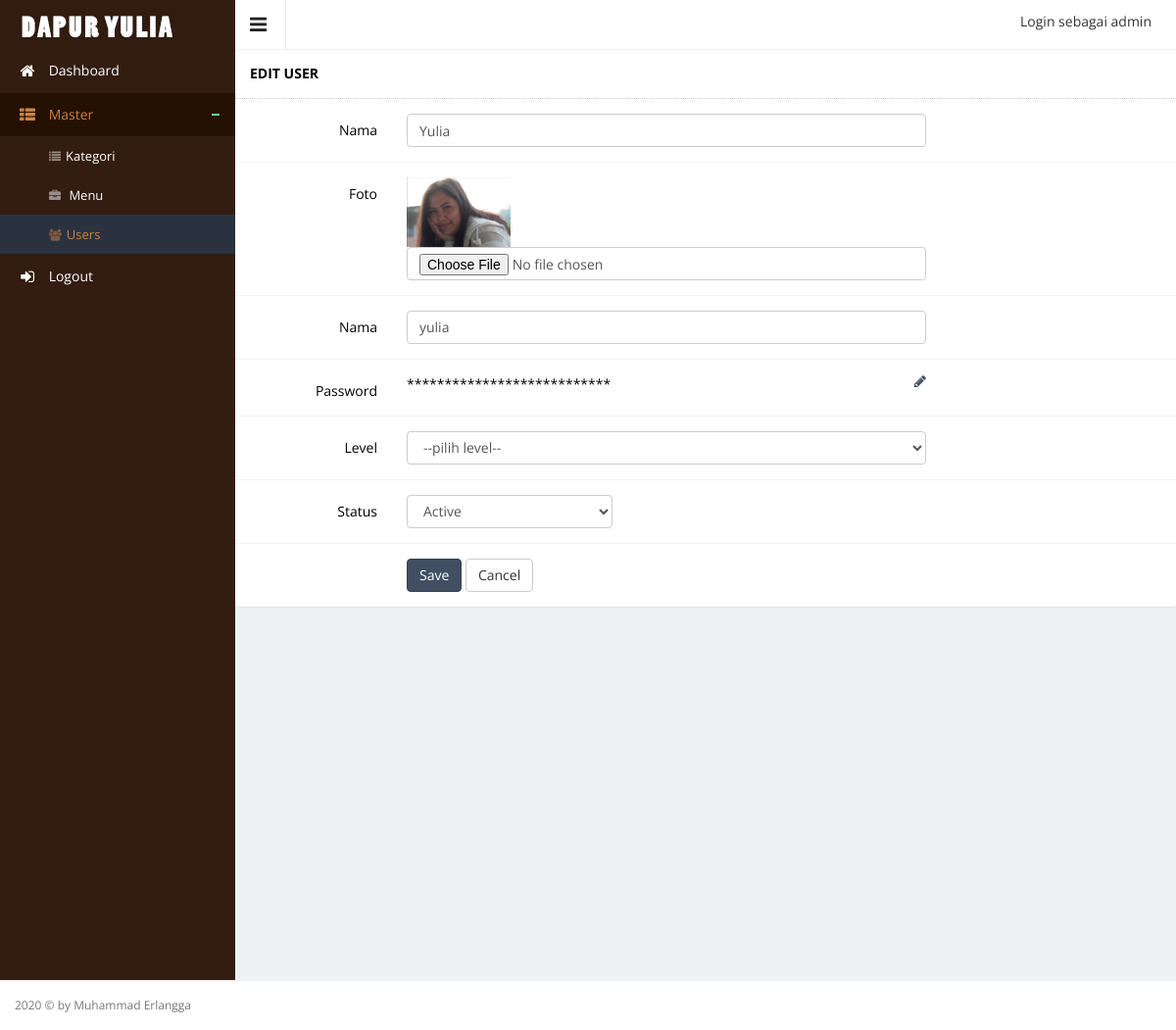
/index.php?hal=master/user/edit&id=2 (signed in), run on the app's committed database.
### tables this page shows
CREATE TABLE IF NOT EXISTS `user` (
`user_id` int(10) NOT NULL,
  `user_foto` text,
  `user_name` varchar(255) DEFAULT NULL,
  `user_username` varchar(40) NOT NULL,
  `user_password` varchar(250) NOT NULL,
  `user_level` varchar(200) NOT NULL,
  `user_create_date` datetime DEFAULT NULL,
  `user_status` enum('N','Y') NOT NULL
);

### master/user/edit.php (the view, shortened to what this page needs)
<?php
$id = $_GET['id'];
$queryRowUser = mysql_query("SELECT * FROM user WHERE user_id = '" . $id . "'");
$rowUser = mysql_fetch_array($queryRowUser);
?>
<section class="panel">
    <header class="panel-heading">
        EDIT USER
    </header>
    <div class="panel-body">
        <div class=" form">
            <form class="cmxform form-horizontal adminex-form" id="commentForm" method="POST"
                  enctype="multipart/form-data" action="">
                <div class="form-group ">
                    <label for="cname" class="control-label col-lg-2">Nama </label>
                    <div class="col-lg-7">
                        <input class=" form-control" id="cname" name="user_name"  type="text"
                               value="<?php echo $rowUser['user_name'] ?>"/>
                    </div>
                </div>
                <div class="form-group ">
                    <label for="cname" class="control-label col-lg-2">Foto</label>
                    <div class="col-lg-7">
                        <img src="assets/images/user/<?php echo $rowUser['user_foto']; ?>" width="20%">
                        <input class=" form-control" id="cname" name="user_foto" type="file"
                               value="<?php echo $rowUser['user_foto'] ?>"/>
                    </div>
                </div>
                <div class="form-group ">
                    <label for="cname" class="control-label col-lg-2">Nama </label>
                    <div class="col-lg-7">
                        <input class=" form-control" id="cname" name="user_username" type="text"
                               value="<?php echo $rowUser['user_username'] ?>"/>
                    </div>
                </div>
                <div class="form-group ">
                    <label for="cname" class="control-label col-lg-2">Password</label>
                    <div class="col-lg-7"> ***************************
                        <i class="fa fa-pencil pull-right" data-toggle="modal" data-target="#myModal"
                           style="color: #424f63;"></i>
                    </div>
                </div>
                <div class="form-group ">
                    <label for="cemail" class="control-label col-lg-2">Level</label>
                    <div class="col-lg-7">
                        <select name="user_level" class="form-control ">
                            <option value="">--pilih level--</option>
                        </select>
                    </div>
                </div>
                <div class="form-group ">
                    <label for="cemail" class="control-label col-lg-2">Status</label>
                    <div class="col-lg-3">
                        <select name="user_status" class="form-control ">
                            <?php
                            if ($rowUser['user_status'] == 'Y') {
                                ?>
                                <option value="Y" selected="">Active</option>
                                <?php
                            } else {
                                ?>
                                <option value="Y">Active</option>
                                <option value="N">Not Active</option>
                                <?php
                            }
                            ?>
                        </select>
                    </div>
                </div>
                <div class="form-group">
                    <div class="col-lg-offset-2 col-lg-7">
                        <button class="btn btn-primary" type="submit" name="ubah">Save</button>
                        <a href="?hal=master/user/list">
                            <button class="btn btn-default" type="button">Cancel</button>
                        </a>
                    </div>
                </div>
            </form>
        </div>
    </div>
</section>
</div>

### data on the page
user: user_name "Yulia", user_foto (picture), user_username "yulia", user_status "Active"

### other printed values
$_SESSION['username'] "admin"
